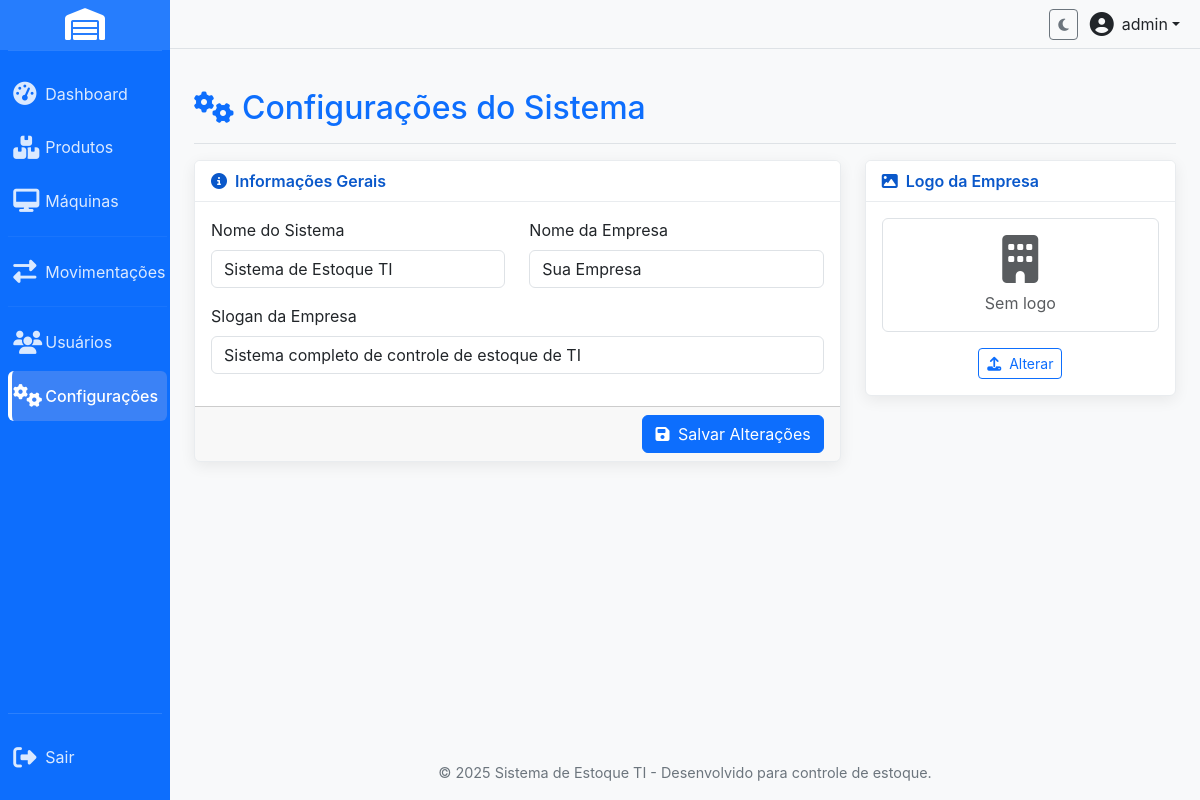
Before: /settings.php (signed in) with the older database file.
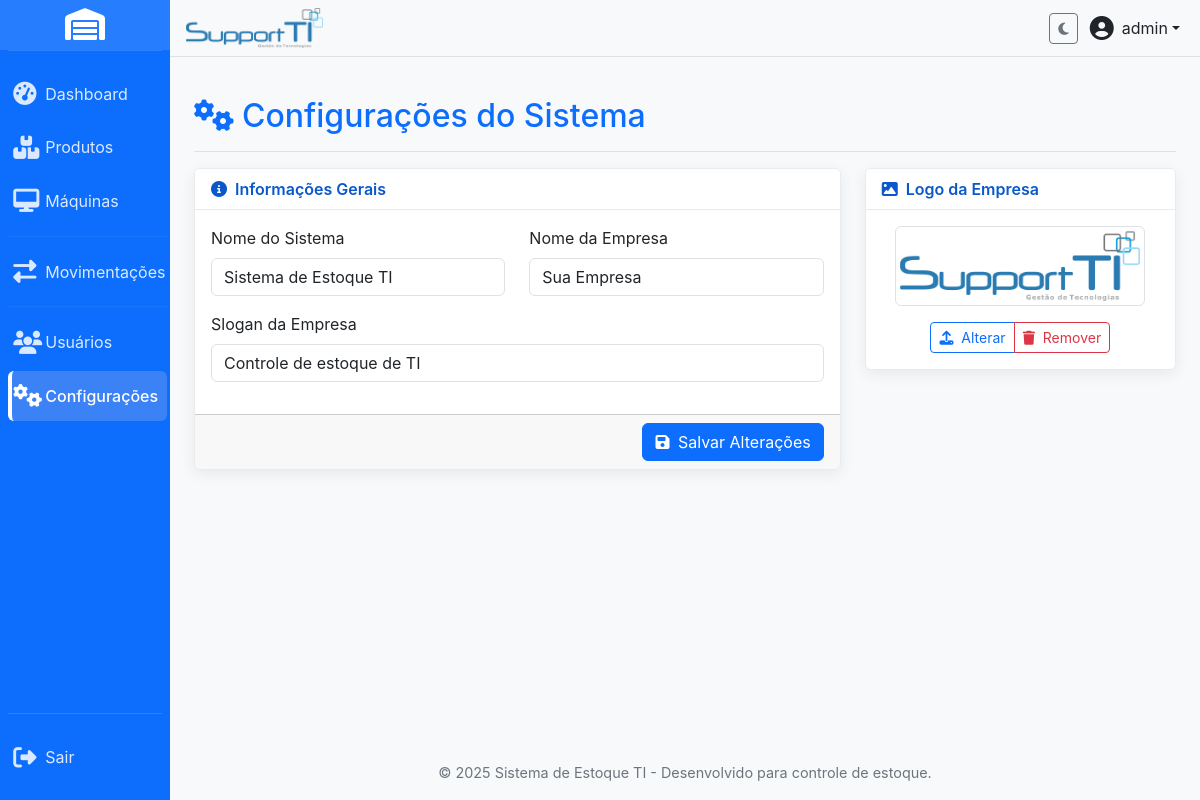
After: the same page with the newer database file.
### tables this page shows
CREATE TABLE IF NOT EXISTS `system_settings` (
  `id` int(11) NOT NULL AUTO_INCREMENT,
  `setting_key` varchar(100) NOT NULL,
  `setting_value` text DEFAULT NULL,
  `created_at` timestamp NOT NULL DEFAULT current_timestamp(),
  `updated_at` timestamp NOT NULL DEFAULT current_timestamp() ON UPDATE current_timestamp(),
  PRIMARY KEY (`id`),
  UNIQUE KEY `setting_key` (`setting_key`)
);

### config.php (called while the page is built, shortened)
<?php
function getConnection() {
    static $pdo = null;
    if ($pdo === null) {
        try {
            $dsn = "mysql:host=" . DB_HOST . ";dbname=" . DB_NAME . ";charset=" . DB_CHARSET;
            $options = [
                PDO::ATTR_ERRMODE            => PDO::ERRMODE_EXCEPTION,
                PDO::ATTR_DEFAULT_FETCH_MODE => PDO::FETCH_ASSOC,
                PDO::ATTR_EMULATE_PREPARES   => false,
            ];
            $pdo = new PDO($dsn, DB_USER, DB_PASS, $options);
        } catch (PDOException $e) {
            error_log("Erro de conexão com o banco de dados: " . $e->getMessage());
            die("Erro de conexão com o banco de dados. Verifique as configurações em config.php e se o serviço MySQL está em execução.");
        }
    }
    return $pdo;
}
$system_settings_defaults = [
    "system_name" => "Sistema de Estoque TI",
    "company_name" => "Sua Empresa",
    "company_slogan" => "Controle total do seu estoque",
    "theme_color" => "blue",
];
try {
    $pdo = getConnection();
    $pdo->exec("CREATE TABLE IF NOT EXISTS system_settings (
        id INT AUTO_INCREMENT PRIMARY KEY,
        setting_key VARCHAR(100) UNIQUE NOT NULL,
        setting_value TEXT
    )");
    $stmt = $pdo->query("SELECT setting_key, setting_value FROM system_settings");
    $db_settings = $stmt->fetchAll(PDO::FETCH_KEY_PAIR);
    $system_settings = array_merge($system_settings_defaults, $db_settings);
} catch (PDOException $e) {
    error_log("Erro ao carregar configurações do banco: " . $e->getMessage());
    $system_settings = $system_settings_defaults;
}
function isLoggedIn() {
    return isset($_SESSION["user_id"]) && !empty($_SESSION["user_id"]);
}
?>

### settings.php (the view, shortened to what the changed rows need)
<?php
require_once 'config.php';
try {
    $pdo = getConnection();
    $stmt = $pdo->query("SELECT setting_key, setting_value FROM system_settings");
    $db_settings = $stmt->fetchAll(PDO::FETCH_KEY_PAIR);
    $settings = array_merge([
        'system_name' => 'Sistema de Estoque TI',
        'company_name' => 'Sua Empresa',
        'company_slogan' => 'Controle de estoque de TI',
        'company_logo' => ''
    ], $db_settings);
} catch (PDOException $e) {
    $settings = [];
    $_SESSION['flash_message'] = 'Erro ao carregar configurações.';
    $_SESSION['flash_type'] = 'danger';
}
include 'includes/header.php';
?>
<div class="d-flex justify-content-between flex-wrap flex-md-nowrap align-items-center pt-3 pb-2 mb-3 border-bottom">
    <h1 class="h2 text-primary-custom"><i class="fas fa-cogs me-2"></i>Configurações do Sistema</h1>
</div>
<div class="row">
    <div class="col-lg-8">
        <form method="POST" action="settings.php">
            <div class="card card-custom mb-4">
                <div class="card-body">
                    <div class="row">
                        <div class="col-md-6 mb-3">
                            <label for="system_name" class="form-label">Nome do Sistema</label>
                            <input type="text" class="form-control" id="system_name" name="system_name" value="<?php echo htmlspecialchars($settings['system_name']); ?>">
                        </div>
                    </div>
                    <div class="mb-3">
                        <label for="company_slogan" class="form-label">Slogan da Empresa</label>
                        <input type="text" class="form-control" id="company_slogan" name="company_slogan" value="<?php echo htmlspecialchars($settings['company_slogan']); ?>">
                    </div>
                </div>
            </div>
        </form>
    </div>
    <div class="col-lg-4">
        <div class="card card-custom mb-4">
            <div class="card-body text-center">
                <?php $logo_path = $settings['company_logo'] ?? ''; ?>
                <div id="logo-display-area" class="mb-3">
                    <?php if (!empty($logo_path) && file_exists($logo_path)): ?>
                        <img src="<?php echo $logo_path . '?v=' . time(); ?>" alt="Logo da Empresa" id="logo-preview" class="img-thumbnail" style="max-height: 80px;">
                    <?php else: ?>
                        <div class="text-muted p-3 border rounded" id="logo-placeholder">
                            <i class="fas fa-building fa-3x"></i>
                            <p class="mb-0 mt-2">Sem logo</p>
                        </div>
                    <?php endif; ?>
                </div>
                <div class="btn-group">
                    <button type="button" class="btn btn-sm btn-outline-primary" onclick="document.getElementById('logo-input').click();"><i class="fas fa-upload me-1"></i> Alterar</button>
                    <?php if (!empty($logo_path) && file_exists($logo_path)): ?>
                        <button type="button" class="btn btn-sm btn-outline-danger" id="remove-logo-btn"><i class="fas fa-trash me-1"></i> Remover</button>
                    <?php endif; ?>
                </div>
            </div>
        </div>
    </div>
</div>
<?php
include 'includes/footer.php';
?>

### includes/header.php (shortened to what the changed rows need)
<?php
require_once 'config.php';
$current_theme = $system_settings["theme_color"] ?? "light";
if (isLoggedIn()) {
    $user_id = $_SESSION["user_id"];
    try {
        $pdo = getConnection();
        $stmt = $pdo->prepare("SELECT setting_value FROM system_settings WHERE setting_key = ?");
        $stmt->execute(["user_theme_{$user_id}"]);
        $user_theme_preference = $stmt->fetchColumn();
        if ($user_theme_preference) {
            $current_theme = $user_theme_preference;
        }
    } catch (PDOException $e) {
        error_log("Erro ao carregar preferência de tema do usuário: " . $e->getMessage());
    }
}
$logo_path = $system_settings['company_logo'] ?? '';
?>
<!DOCTYPE html>
<html lang="pt-BR">
<head>
    <link href="css/bootstrap.min.css" rel="stylesheet">
    <link href="css/themes.css" rel="stylesheet">
    <link href="https://cdnjs.cloudflare.com/ajax/libs/font-awesome/6.4.0/css/all.min.css" rel="stylesheet">
    <link href="css/custom.css" rel="stylesheet">
</head>
<body class="theme-<?php echo htmlspecialchars($current_theme); ?>">
<div class="wrapper">
    <div id="main-content-wrapper" class="d-flex flex-column flex-grow-1">
        <?php if (isLoggedIn() && !isset($hide_sidebar)): ?>
        <header class="d-flex align-items-center py-2 px-3 border-bottom bg-light no-print">
            <ul class="navbar-nav d-flex flex-row align-items-center w-100">
                <li class="nav-item">
                    <a href="dashboard.php" class="navbar-brand-logo">
                        <?php if (!empty($logo_path) && file_exists($logo_path)): ?>
                            <img src="<?php echo htmlspecialchars($logo_path); ?>?v=<?php echo time(); ?>" alt="Logo da Empresa">
                        <?php endif; ?>
                    </a>
                </li>
            </ul>
        </header>
        <?php endif; ?>
        <main class="p-3 p-md-4 flex-grow-1">

Changed rows visible on the page:
removed system_settings: system_name "Sistema de Estoque TI"
Other visible differences:
form field system_name: (not shown) → "Sistema de Estoque TI"
form field company_slogan: "Sistema completo de controle de estoque de TI" → "Controle de estoque de TI"
text no longer shown: "Sem logo"
text now shown: "Remover"
